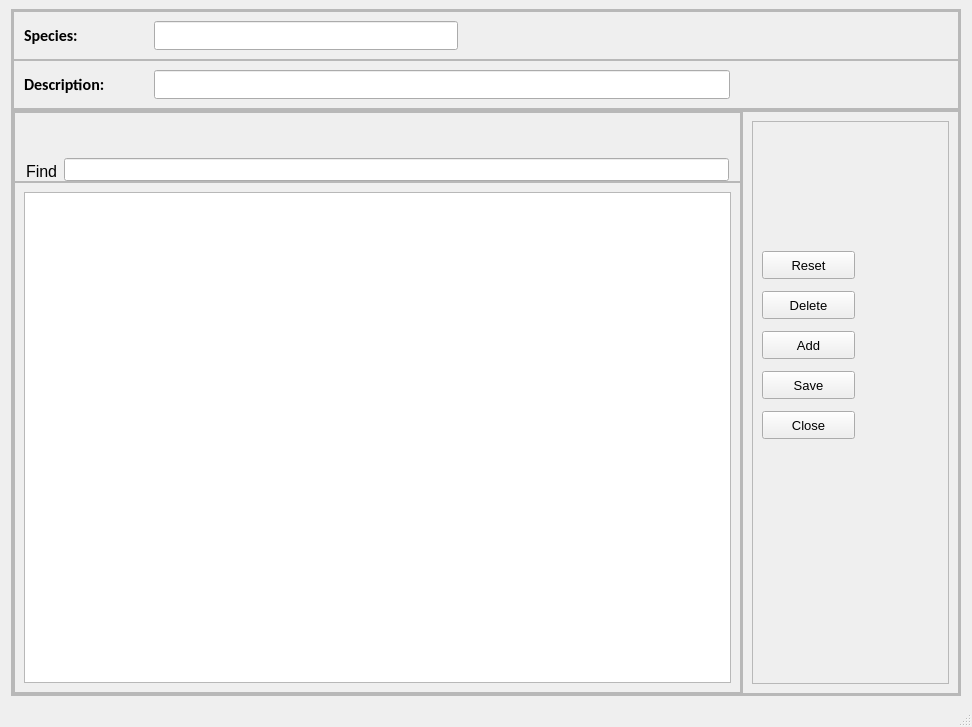
<?xml version="1.0" encoding="UTF-8"?>
<ui version="4.0">
 <class>FWRWSpecies</class>
 <widget class="QMainWindow" name="FWRWSpecies">
  <property name="geometry">
   <rect>
    <x>0</x>
    <y>0</y>
    <width>972</width>
    <height>727</height>
   </rect>
  </property>
  <property name="minimumSize">
   <size>
    <width>972</width>
    <height>727</height>
   </size>
  </property>
  <property name="windowTitle">
   <string>A13. FW/RW Species</string>
  </property>
  <widget class="QWidget" name="centralwidget">
   <layout class="QHBoxLayout" name="horizontalLayout_5">
    <item alignment="Qt::AlignHCenter">
     <widget class="QFrame" name="frame">
      <property name="minimumSize">
       <size>
        <width>950</width>
        <height>654</height>
       </size>
      </property>
      <property name="frameShape">
       <enum>QFrame::StyledPanel</enum>
      </property>
      <property name="frameShadow">
       <enum>QFrame::Raised</enum>
      </property>
      <layout class="QVBoxLayout" name="verticalLayout">
       <property name="spacing">
        <number>0</number>
       </property>
       <property name="leftMargin">
        <number>0</number>
       </property>
       <property name="topMargin">
        <number>0</number>
       </property>
       <property name="rightMargin">
        <number>0</number>
       </property>
       <property name="bottomMargin">
        <number>0</number>
       </property>
       <item>
        <widget class="QFrame" name="frame_2">
         <property name="minimumSize">
          <size>
           <width>0</width>
           <height>100</height>
          </size>
         </property>
         <property name="frameShape">
          <enum>QFrame::StyledPanel</enum>
         </property>
         <property name="frameShadow">
          <enum>QFrame::Raised</enum>
         </property>
         <layout class="QVBoxLayout" name="verticalLayout_2">
          <property name="spacing">
           <number>0</number>
          </property>
          <property name="leftMargin">
           <number>0</number>
          </property>
          <property name="topMargin">
           <number>0</number>
          </property>
          <property name="rightMargin">
           <number>0</number>
          </property>
          <property name="bottomMargin">
           <number>0</number>
          </property>
          <item alignment="Qt::AlignLeft">
           <widget class="QFrame" name="frame_4">
            <property name="minimumSize">
             <size>
              <width>946</width>
              <height>49</height>
             </size>
            </property>
            <property name="maximumSize">
             <size>
              <width>946</width>
              <height>49</height>
             </size>
            </property>
            <property name="font">
             <font>
              <family>Calibri</family>
              <pointsize>12</pointsize>
              <weight>75</weight>
              <bold>true</bold>
             </font>
            </property>
            <property name="frameShape">
             <enum>QFrame::StyledPanel</enum>
            </property>
            <property name="frameShadow">
             <enum>QFrame::Raised</enum>
            </property>
            <layout class="QHBoxLayout" name="horizontalLayout_3">
             <property name="spacing">
              <number>0</number>
             </property>
             <property name="leftMargin">
              <number>10</number>
             </property>
             <property name="topMargin">
              <number>0</number>
             </property>
             <property name="rightMargin">
              <number>500</number>
             </property>
             <property name="bottomMargin">
              <number>0</number>
             </property>
             <item>
              <widget class="QLabel" name="label">
               <property name="minimumSize">
                <size>
                 <width>130</width>
                 <height>0</height>
                </size>
               </property>
               <property name="text">
                <string>Species:</string>
               </property>
               <property name="wordWrap">
                <bool>false</bool>
               </property>
               <property name="margin">
                <number>0</number>
               </property>
              </widget>
             </item>
             <item>
              <widget class="QLineEdit" name="supplierID">
               <property name="font">
                <font>
                 <weight>50</weight>
                 <bold>false</bold>
                </font>
               </property>
              </widget>
             </item>
            </layout>
           </widget>
          </item>
          <item alignment="Qt::AlignLeft">
           <widget class="QFrame" name="frame_5">
            <property name="minimumSize">
             <size>
              <width>946</width>
              <height>49</height>
             </size>
            </property>
            <property name="maximumSize">
             <size>
              <width>946</width>
              <height>49</height>
             </size>
            </property>
            <property name="font">
             <font>
              <family>Calibri</family>
              <pointsize>12</pointsize>
              <weight>75</weight>
              <bold>true</bold>
             </font>
            </property>
            <property name="frameShape">
             <enum>QFrame::StyledPanel</enum>
            </property>
            <property name="frameShadow">
             <enum>QFrame::Raised</enum>
            </property>
            <layout class="QHBoxLayout" name="horizontalLayout_2">
             <property name="spacing">
              <number>0</number>
             </property>
             <property name="leftMargin">
              <number>10</number>
             </property>
             <property name="topMargin">
              <number>0</number>
             </property>
             <property name="rightMargin">
              <number>228</number>
             </property>
             <property name="bottomMargin">
              <number>0</number>
             </property>
             <item>
              <widget class="QLabel" name="label_2">
               <property name="minimumSize">
                <size>
                 <width>130</width>
                 <height>0</height>
                </size>
               </property>
               <property name="text">
                <string>Description:</string>
               </property>
              </widget>
             </item>
             <item>
              <widget class="QLineEdit" name="supplierName">
               <property name="font">
                <font>
                 <weight>50</weight>
                 <bold>false</bold>
                </font>
               </property>
              </widget>
             </item>
            </layout>
           </widget>
          </item>
         </layout>
        </widget>
       </item>
       <item>
        <widget class="QFrame" name="frame_3">
         <property name="minimumSize">
          <size>
           <width>0</width>
           <height>500</height>
          </size>
         </property>
         <property name="frameShape">
          <enum>QFrame::StyledPanel</enum>
         </property>
         <property name="frameShadow">
          <enum>QFrame::Raised</enum>
         </property>
         <layout class="QHBoxLayout" name="horizontalLayout">
          <property name="spacing">
           <number>0</number>
          </property>
          <property name="leftMargin">
           <number>0</number>
          </property>
          <property name="topMargin">
           <number>0</number>
          </property>
          <property name="rightMargin">
           <number>0</number>
          </property>
          <property name="bottomMargin">
           <number>0</number>
          </property>
          <item alignment="Qt::AlignLeft">
           <widget class="QFrame" name="frame_6">
            <property name="minimumSize">
             <size>
              <width>729</width>
              <height>555</height>
             </size>
            </property>
            <property name="frameShape">
             <enum>QFrame::StyledPanel</enum>
            </property>
            <property name="frameShadow">
             <enum>QFrame::Raised</enum>
            </property>
            <layout class="QVBoxLayout" name="verticalLayout_3">
             <property name="spacing">
              <number>0</number>
             </property>
             <property name="leftMargin">
              <number>0</number>
             </property>
             <property name="topMargin">
              <number>0</number>
             </property>
             <property name="rightMargin">
              <number>0</number>
             </property>
             <property name="bottomMargin">
              <number>0</number>
             </property>
             <item alignment="Qt::AlignBottom">
              <widget class="QFrame" name="frame_8">
               <property name="minimumSize">
                <size>
                 <width>0</width>
                 <height>70</height>
                </size>
               </property>
               <property name="font">
                <font>
                 <pointsize>10</pointsize>
                </font>
               </property>
               <property name="frameShape">
                <enum>QFrame::StyledPanel</enum>
               </property>
               <property name="frameShadow">
                <enum>QFrame::Raised</enum>
               </property>
               <layout class="QHBoxLayout" name="horizontalLayout_4">
                <property name="leftMargin">
                 <number>11</number>
                </property>
                <property name="topMargin">
                 <number>0</number>
                </property>
                <property name="rightMargin">
                 <number>11</number>
                </property>
                <property name="bottomMargin">
                 <number>0</number>
                </property>
                <item alignment="Qt::AlignBottom">
                 <widget class="QLabel" name="label_3">
                  <property name="minimumSize">
                   <size>
                    <width>0</width>
                    <height>0</height>
                   </size>
                  </property>
                  <property name="font">
                   <font>
                    <pointsize>12</pointsize>
                   </font>
                  </property>
                  <property name="text">
                   <string>Find</string>
                  </property>
                 </widget>
                </item>
                <item alignment="Qt::AlignBottom">
                 <widget class="QLineEdit" name="searchBar"/>
                </item>
               </layout>
              </widget>
             </item>
             <item>
              <widget class="QFrame" name="frame_9">
               <property name="minimumSize">
                <size>
                 <width>0</width>
                 <height>0</height>
                </size>
               </property>
               <property name="frameShape">
                <enum>QFrame::StyledPanel</enum>
               </property>
               <property name="frameShadow">
                <enum>QFrame::Raised</enum>
               </property>
               <layout class="QVBoxLayout" name="verticalLayout_5">
                <item>
                 <widget class="QTableView" name="tableView"/>
                </item>
               </layout>
              </widget>
             </item>
            </layout>
           </widget>
          </item>
          <item>
           <widget class="QFrame" name="frame_7">
            <property name="frameShape">
             <enum>QFrame::StyledPanel</enum>
            </property>
            <property name="frameShadow">
             <enum>QFrame::Raised</enum>
            </property>
            <layout class="QVBoxLayout" name="verticalLayout_4">
             <item>
              <widget class="QFrame" name="frame_10">
               <property name="minimumSize">
                <size>
                 <width>193</width>
                 <height>0</height>
                </size>
               </property>
               <property name="font">
                <font>
                 <pointsize>10</pointsize>
                </font>
               </property>
               <property name="frameShape">
                <enum>QFrame::StyledPanel</enum>
               </property>
               <property name="frameShadow">
                <enum>QFrame::Raised</enum>
               </property>
               <widget class="QPushButton" name="saveButton">
                <property name="geometry">
                 <rect>
                  <x>10</x>
                  <y>250</y>
                  <width>93</width>
                  <height>28</height>
                 </rect>
                </property>
                <property name="text">
                 <string>Save</string>
                </property>
               </widget>
               <widget class="QPushButton" name="addButton">
                <property name="geometry">
                 <rect>
                  <x>10</x>
                  <y>210</y>
                  <width>93</width>
                  <height>28</height>
                 </rect>
                </property>
                <property name="text">
                 <string>Add</string>
                </property>
               </widget>
               <widget class="QPushButton" name="close">
                <property name="geometry">
                 <rect>
                  <x>10</x>
                  <y>290</y>
                  <width>93</width>
                  <height>28</height>
                 </rect>
                </property>
                <property name="text">
                 <string>Close</string>
                </property>
               </widget>
               <widget class="QPushButton" name="deleteButton">
                <property name="geometry">
                 <rect>
                  <x>10</x>
                  <y>170</y>
                  <width>93</width>
                  <height>28</height>
                 </rect>
                </property>
                <property name="text">
                 <string>Delete</string>
                </property>
               </widget>
               <widget class="QPushButton" name="resetButton">
                <property name="geometry">
                 <rect>
                  <x>10</x>
                  <y>130</y>
                  <width>93</width>
                  <height>28</height>
                 </rect>
                </property>
                <property name="text">
                 <string>Reset</string>
                </property>
               </widget>
              </widget>
             </item>
            </layout>
           </widget>
          </item>
         </layout>
        </widget>
       </item>
      </layout>
     </widget>
    </item>
   </layout>
  </widget>
  <widget class="QMenuBar" name="menubar">
   <property name="geometry">
    <rect>
     <x>0</x>
     <y>0</y>
     <width>972</width>
     <height>26</height>
    </rect>
   </property>
  </widget>
  <widget class="QStatusBar" name="statusbar"/>
 </widget>
 <resources/>
 <connections/>
</ui>
